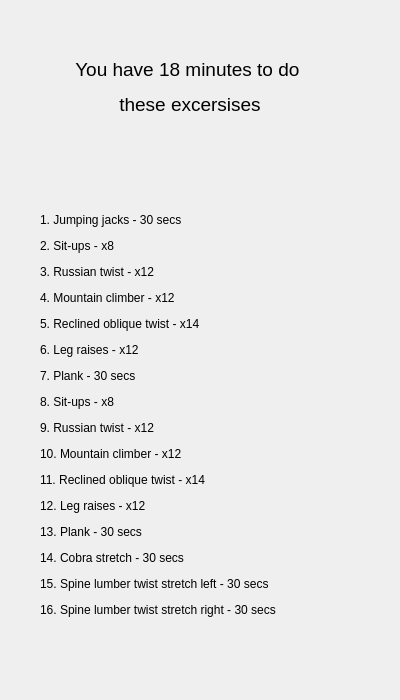
<?xml version="1.0" encoding="UTF-8"?>
<ui version="4.0">
 <class>owexeday2</class>
 <widget class="QDialog" name="owexeday2">
  <property name="geometry">
   <rect>
    <x>0</x>
    <y>0</y>
    <width>400</width>
    <height>700</height>
   </rect>
  </property>
  <property name="windowTitle">
   <string>Day2 Exercises</string>
  </property>
  <widget class="QLabel" name="label_2">
   <property name="geometry">
    <rect>
     <x>40</x>
     <y>50</y>
     <width>300</width>
     <height>75</height>
    </rect>
   </property>
   <property name="text">
    <string>&lt;html&gt;&lt;head/&gt;&lt;body&gt;&lt;p align=&quot;center&quot;&gt;&lt;span style=&quot; font-size:14pt;&quot;&gt;You have 18 minutes to do &lt;/span&gt;&lt;/p&gt;&lt;p align=&quot;center&quot;&gt;&lt;span style=&quot; font-size:14pt;&quot;&gt;these excersises&lt;/span&gt;&lt;/p&gt;&lt;/body&gt;&lt;/html&gt;</string>
   </property>
  </widget>
  <widget class="QLabel" name="label">
   <property name="geometry">
    <rect>
     <x>40</x>
     <y>140</y>
     <width>300</width>
     <height>550</height>
    </rect>
   </property>
   <property name="text">
    <string>&lt;html&gt;&lt;head/&gt;&lt;body&gt;&lt;p&gt;&lt;span style=&quot; background-color:transparent;&quot;&gt;1. Jumping jacks - 30 secs&lt;/span&gt;&lt;/p&gt;&lt;p&gt;&lt;span style=&quot; background-color:transparent;&quot;&gt;2. Sit-ups - x8&lt;/span&gt;&lt;/p&gt;&lt;p&gt;&lt;span style=&quot; background-color:transparent;&quot;&gt;3. Russian twist - x12&lt;/span&gt;&lt;/p&gt;&lt;p&gt;&lt;span style=&quot; background-color:transparent;&quot;&gt;4. Mountain climber - x12&lt;/span&gt;&lt;/p&gt;&lt;p&gt;&lt;span style=&quot; background-color:transparent;&quot;&gt;5. Reclined oblique twist - x14 &lt;/span&gt;&lt;/p&gt;&lt;p&gt;&lt;span style=&quot; background-color:transparent;&quot;&gt;6. Leg raises - x12&lt;/span&gt;&lt;/p&gt;&lt;p&gt;&lt;span style=&quot; background-color:transparent;&quot;&gt;7. Plank - 30 secs&lt;/span&gt;&lt;/p&gt;&lt;p&gt;&lt;span style=&quot; background-color:transparent;&quot;&gt;8. Sit-ups - x8&lt;/span&gt;&lt;/p&gt;&lt;p&gt;&lt;span style=&quot; background-color:transparent;&quot;&gt;9. Russian twist - x12&lt;/span&gt;&lt;/p&gt;&lt;p&gt;&lt;span style=&quot; background-color:transparent;&quot;&gt;10. Mountain climber - x12&lt;/span&gt;&lt;/p&gt;&lt;p&gt;&lt;span style=&quot; background-color:transparent;&quot;&gt;11. Reclined oblique twist - x14&lt;/span&gt;&lt;/p&gt;&lt;p&gt;&lt;span style=&quot; background-color:transparent;&quot;&gt;12. Leg raises - x12&lt;/span&gt;&lt;/p&gt;&lt;p&gt;&lt;span style=&quot; background-color:transparent;&quot;&gt;13. Plank - 30 secs&lt;/span&gt;&lt;/p&gt;&lt;p&gt;&lt;span style=&quot; background-color:transparent;&quot;&gt;14. Cobra stretch - 30 secs&lt;/span&gt;&lt;/p&gt;&lt;p&gt;&lt;span style=&quot; background-color:transparent;&quot;&gt;15. Spine lumber twist stretch left - 30 secs&lt;/span&gt;&lt;/p&gt;&lt;p&gt;&lt;span style=&quot; background-color:transparent;&quot;&gt;16. Spine lumber twist stretch right - 30 secs&lt;/span&gt;&lt;/p&gt;&lt;/body&gt;&lt;/html&gt;</string>
   </property>
  </widget>
 </widget>
 <resources/>
 <connections/>
</ui>
